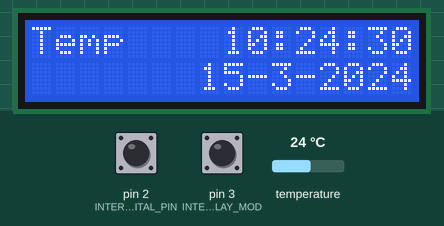
A sketch run on a simulated Arduino Pro Mini, built with avr-gcc and run on an emulated ATmega328P. Shown: 16×2 character LCD. The inputs (shaded band) are chosen by the test bench; at power-on: temperature 24 °C, pin 2 (INTERRUPT_DIGITAL_PIN) HIGH, pin 3 (INTERRUPT_DISPLAY_MOD) HIGH. The local clock reads 2024-03-15 10:24:30 at power-on unless the sketch sets it; storage starts empty; what the sketch prints to the serial monitor is not drawn.

Above: at 1.8 s.
1.9 s: temperature set to 12 °C
At 4.9 s:
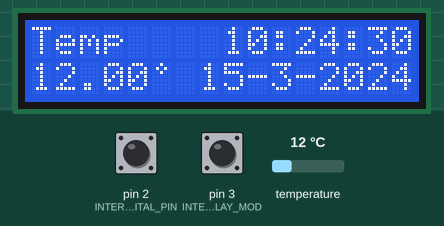
5.2 s: temperature set to 10.6 °C
At 7.2 s:
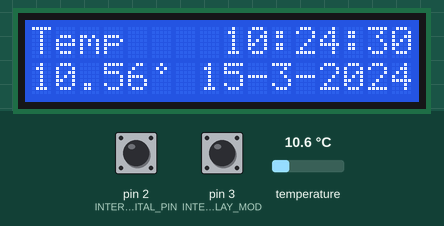
8.2 s: temperature set to 9.3 °C
At 10.7 s:
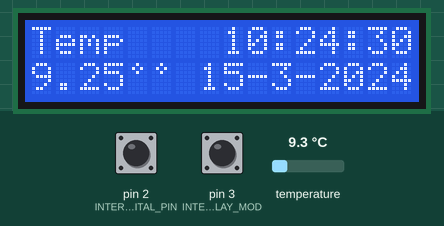
11.2 s: pin 2 (INTERRUPT_DIGITAL_PIN) pulled LOW for 1.15 s
At 12.3 s:
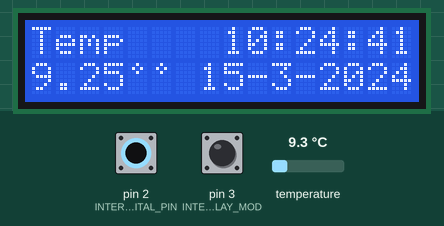
13.8 s: pin 2 (INTERRUPT_DIGITAL_PIN) pulled LOW for 1.15 s
At 14.3 s:
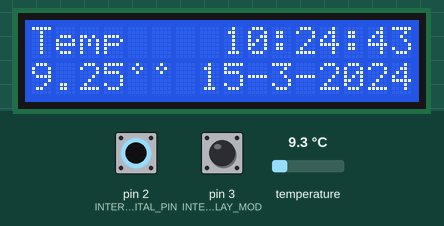
Timing chart, 0 to 16.8 s (numbered marks = the images above; inputs shaded):
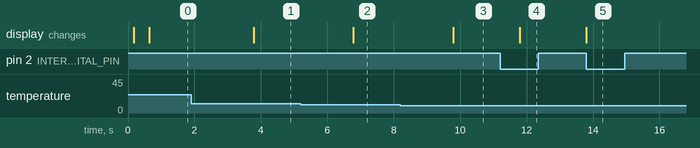

The sketch:

temp_LED1602.ino
```cpp
#include <Wire.h>
#include "RTClib.h"

/**
 * IMPORTANT
 *
 *     MAKE SURE THAT LIBRARIES VERSION ARE CORRECT !!!
 *
 * Libraries:
 *   name: RTClib
 *     version: 1.3.3
 *     author: Adafruit
 *   name: DS3231
 *     version: 1.0.2
 *     author: Andrew Wickert
 *   name: MAX31850 DallasTemp
 *     version: 1.1.4
 *     author: Adafruit
 */

/*
  The circuit:
   LCD | Arduino Pro Mini
  ------------------
   VSS | ground
   VCC | 5V
   VO  | poty slider
   RS  | Arduino 9
   RW  | ground
   E   | Arduino 8
   D4  | Arduino 5
   D5  | Arduino 4
   D6  | Arduino 3
   A   | Arduino 2
*/
#include <Wire.h>

// File
#include <SPI.h>
#include <SD.h>
#define SD_PIN_CS 10

#include <DallasTemperature.h>
#include <LiquidCrystal.h>

// OneWire
#include <OneWire.h>
#define ONE_WIRE_PIN 6
#define MAX_SD_INIT_ATTEMPT 3

unsigned long start_time = millis();

OneWire oneWire(ONE_WIRE_PIN);
DallasTemperature sensors(&oneWire);

// include the library code:

// initialize the library by associating any needed LCD interface pin
// with the arduino pin number it is connected to
const int RS = 9, EN = 8, D4 = 14, D5 = 15, D6 = 16, D7 = 17;
LiquidCrystal lcd(RS, EN, D4, D5, D6, D7);

bool SD_OK = true;

volatile bool time_updated = true;
volatile bool display_mod = true;

// Realtime clock object
RTC_DS3231* rtc;
DateTime rtc_now;

bool LED_ON = true;

unsigned long last_time_update = 0;
unsigned long last_temp_update = 0;
unsigned long last_SD_card_write = 0;
unsigned long last_record_data = 0;
unsigned long recent;
unsigned long time;

float t;

byte degree_symbol[8] = {
  B00100,
  B01010,
  B00100,
  B00000,
  B00000,
  B00000,
  B00000,
};

void display_temp()
{
    lcd.setCursor(0, 1);
    lcd.print(t);
    lcd.write(byte(0));
}

String lcd_time;

int year, month, date;
byte Year;
byte Month;
byte Date;
byte DoW;
byte Hour;
byte Minute;
byte Second;

void display_date()
{
    String lcd_date = "";
    DateTime dt = rtc->now();
    int pos = 0;
    lcd_date += dt.day();
    if (dt.day() < 10)
    {
       ++pos;
       lcd_date = String{" "} + lcd_date;
    }
    lcd_date += "-";
    lcd_date += dt.month();
    if (dt.month() < 10)
    {
        ++pos;
        lcd_date = String{" "} + lcd_date;
    }
    lcd_date += "-";
    lcd_date += dt.year();

    lcd.setCursor(5 + pos,1);
    lcd.print(lcd_date);
}

volatile bool display_time_in_whole = true;
volatile bool display_time_lapsed_in_whole = false;

uint8_t last_date, last_hour, last_minute;

String last_displayed_time_lapsed = "            ";

void display_time_lapsed()
{
    String str{""};
    unsigned long seconds = millis()/1000;
    unsigned long minutes = seconds / 60;
    unsigned long hours = minutes / 60;
    unsigned long days = hours / 24;
    unsigned display_seconds = seconds % 60;
    unsigned display_minutes = minutes % 60;
    unsigned display_hours = hours % 24;

    if (days > 0)
    {
        str += days;
        str += "d:";
    }

    if (days > 0 || display_hours > 0)
    {
        if (display_hours < 10)
        {
            str += "0";
        }
        str += display_hours;
        str += ":";
    }

    if (days > 0 || display_minutes > 0 || display_hours > 0)
    {
        if (display_minutes < 10)
        {
            str += "0";
        }
        str += display_minutes;
        str += ":";
    }

    if (display_seconds < 10 && (display_minutes > 0 || display_hours > 0 || days > 0))
    {
        str += "0";
    }
    str += display_seconds;

    while (str.length() < 12)
    {
      str = String{' '} + str;
    }

    char diff;
    for (int i = 0; i <= 11; i++)
    {
        if (str[i] != last_displayed_time_lapsed[i])
        {
            diff = i;
            break;
        }
    }
    String update{""};
    for (char i = diff; i <= 11; i++)
    {
        update += str[i];
    }

    if (display_time_lapsed_in_whole)
    {
        lcd.setCursor(4, 0);
        lcd.print(str);
        display_time_lapsed_in_whole = false;
    }
    else
    {
        lcd.setCursor(4 + diff, 0);
        lcd.print(update);
    }

    last_displayed_time_lapsed = str;
}

void display_time()
{
    if (display_mod == false)
    {
        display_time_lapsed();
        return;
    }

    lcd_time = "";

    uint8_t hh, mm, ss;

    if (display_time_in_whole)
    {
        hh = rtc_now.hour();
        if (hh < 10)
        {
            lcd_time += ' ';
        }
        lcd_time += hh;
        lcd_time += ':';
        mm = rtc_now.minute();
        if (mm < 10)
        {
            lcd_time += '0';
        }
        lcd_time += mm;
        lcd_time += ':';
        ss = rtc_now.second(); // Fixed: was using == instead of =
        if (ss < 10)
        {
            lcd_time += '0';
        }
        lcd_time += ss;
        lcd_time = "    " + lcd_time;
        lcd.setCursor(4, 0);
        lcd.print(lcd_time);
        display_time_in_whole = false;

        // Update last values when displaying the whole time
        last_hour = hh;
        last_minute = mm;
        last_date = rtc_now.day();
    }
    else
    {
      // Get current hour first
      hh = rtc_now.hour();

      if (hh != last_hour || display_time_in_whole)
      {
          last_hour = hh;
          if (rtc_now.day() != last_date) {
              last_date = rtc_now.day();
              display_date();
          }

          lcd_time = ""; // Reset lcd_time
          if (hh < 10)
          {
              lcd_time += ' ';
          }
          lcd_time += hh + String{":00:00"};
          lcd.setCursor(8, 0);
          lcd.print(lcd_time);
      }
      else
      {
          mm = rtc_now.minute();
          if (mm != last_minute) {
              last_minute = mm;
              lcd_time = ""; // Reset lcd_time
              if (mm < 10)
              {
                  lcd_time += '0';
              }
              lcd_time += mm + String{":00"};
              lcd.setCursor(11, 0);
              lcd.print(lcd_time);
          }
          else {
              ss = rtc_now.second();
              lcd_time = ""; // Reset lcd_time
              if (ss < 10)
              {
                  lcd_time += '0';
              }
              lcd_time += ss;
              lcd.setCursor(14, 0);
              lcd.print(lcd_time);
          }
      }
    }
}

void call(void(*f)(...), unsigned long& last_update, unsigned long const freq)
{
    unsigned long now = millis();
    if (now - last_update >= freq)
    {
        f();
        last_update = now;
    }
}
bool century_rollover;

bool H12 = false;
bool PM = false;

class DataEntry
{
    DateTime _dt;
    float _temperature;
private:
    String zero(byte v) {
        if (v < 10)
            return String{"0"};
        else
            return String{""};
    }
public:
    DataEntry(){};
    DataEntry(const RTC_DS3231* rtc, const DallasTemperature* temp)
        : DataEntry(rtc->now(), temp->getTempCByIndex(0)
          ) {
    }
    DataEntry(const DateTime& dt, float temperature)
        : _dt(dt), _temperature(temperature) {}
    const DateTime getDateTime() {return _dt;}
    float getTemp() {return _temperature;}

    String getTimeString() {
      return zero(_dt.hour()) + String{_dt.hour()} + ":"
           + zero(_dt.minute()) + String{_dt.minute()} + ":"
           + zero(_dt.second()) + String{_dt.second()};
    }

    String getDateString() {
      return String{_dt.year()} + "/" + zero(_dt.month()) + String{_dt.month()} + "/"
           + zero(_dt.day()) + String{_dt.day()};
    }

    String getDateTimeString() {
      return String{_dt.year()} + zero(_dt.month()) + String{_dt.month()}
                           + zero(_dt.day()) + String{_dt.day()}
                           + zero(_dt.hour()) + String{_dt.hour()}
                           + zero(_dt.minute()) + String{_dt.minute()}
                           + zero(_dt.second()) + String{_dt.second()};
    }
    String getTimeShort() {
      return zero(_dt.hour()) + String{_dt.hour()}
           + zero(_dt.minute()) + String{_dt.minute()};
    }
};

void setRTC()
{
//    DateTime _now(2025,05,12,21,00,00);
//    rtc->adjust(_now);
}

String strSession;
String startTimeStr;

const byte INTERRUPT_DIGITAL_PIN = 2;
const byte INTERRUPT_DISPLAY_MOD = 3;

#define ALRM1_MATCH_EVERY_SEC  0b1111  // once a second
#define ALRM1_MATCH_SEC        0b1110  // when seconds match
#define ALRM1_MATCH_MIN_SEC    0b1100  // when minutes and seconds match
#define ALRM1_MATCH_HR_MIN_SEC 0b1000  // when hours, minutes, and seconds match

#define ALRM2_ONCE_PER_MIN     0b111   // once per minute (00 seconds of every minute)
#define ALRM2_MATCH_MIN        0b110   // when minutes match
#define ALRM2_MATCH_HR_MIN     0b100   // when hours and minutes match

void update_time()
{
    time_updated = true;
}

void update_display_mod()
{
    display_mod = !digitalRead(INTERRUPT_DISPLAY_MOD);

    display_time_in_whole = display_mod;
    display_time_lapsed_in_whole = !display_mod;
}

void setupInterrupt()
{
    // enable the 1 Hz output
    rtc->writeSqwPinMode (DS3231_SquareWave1Hz);
    pinMode(INTERRUPT_DIGITAL_PIN, INPUT_PULLUP);
    pinMode(INTERRUPT_DISPLAY_MOD, INPUT_PULLUP);
    attachInterrupt(digitalPinToInterrupt(INTERRUPT_DIGITAL_PIN), update_time, FALLING);
    attachInterrupt(digitalPinToInterrupt(INTERRUPT_DISPLAY_MOD), update_display_mod, CHANGE);
}

File fTempLog;
DataEntry data_entries[10];
byte iDE = 0;

void record_data()
{
    sensors.requestTemperatures();
    t = sensors.getTempCByIndex(0);

    data_entries[iDE] = DataEntry(rtc, &sensors);
    iDE = (iDE + 1) % 10;
}

void error(const String& str)
{
    lcd.setCursor(0, 0);
    lcd.print(str);
}

void write_SD()
{
    if (fTempLog)
    {
        for (auto e:data_entries) {
            String str = e.getDateString() + String{","}
                       + e.getTimeString() + String{","} + String{e.getTemp()};
            fTempLog.println(str);
        }
        fTempLog.flush();
    }
    else
    {
        error("E001");
    }
}

void loop()
{
    time = millis();

    call(record_data, last_record_data, 1000);
    call(write_SD, last_SD_card_write, 10000);
    call(display_temp, last_temp_update, 3000);

    if (time_updated)
    {
        rtc_now = rtc->now();
        display_time();
        time_updated = false;
    }
}

void setup()
{
    Serial.begin(115200);

    delay(100);
    // set up the LCD's number of columns and rows:
    lcd.begin(16, 2);
    lcd.createChar(0, degree_symbol);

    // Print a message to the LCD.
    lcd.setCursor(0, 0);
    lcd.print("Temp");

    delay(100);
    sensors.begin();

    // Open serial communications and wait for port to open:
    Serial.begin(115200);
    while (!Serial)
    {
         ; // wait for serial port to connect. Needed for native USB port only
    }

    Serial.println("\nInitializing SD card...");

    delay(100);

    int nAttempt = 0;
    while (nAttempt < MAX_SD_INIT_ATTEMPT && !SD.begin(SD_PIN_CS))
    {
        nAttempt ++;
        delay(100);
    }
    if (nAttempt == MAX_SD_INIT_ATTEMPT)
    {
        Serial.println("initialization failed!");
        error("E002");
        return;
    }
    fTempLog = SD.open("temp.log", O_CREAT | O_WRITE);

    Serial.println("Initialization done.");

    // Delay a bit so that RTC would properly init
    DataEntry startTime(rtc, &sensors);
    // startTimeStr = startTime.getTimeShort();
    startTimeStr = "0001";

    delay(100);
    Wire.begin();

    Serial.println("Wire system is on.");

    delay(100);
    rtc = new RTC_DS3231();

    setRTC();

    display_date();

    setupInterrupt();

    Serial.println("Setup completed.");
}
```

Measured:
- the behaviour switches between 10 and 9.9 °C on temperature (found by bisection; images 2 and 3)
- after the input at 1.9 s, the display: changes after 1.9 s (image 1)
- after the input at 5.2 s, the display: changes after 1.6 s (image 2)
- after the input at 8.2 s, the display: changes after 1.6 s (image 3)
- after the input at 11.2 s, the display: changes after 0.59 s (image 4)
- after the input at 13.8 s, the display: changes at once (image 5)
